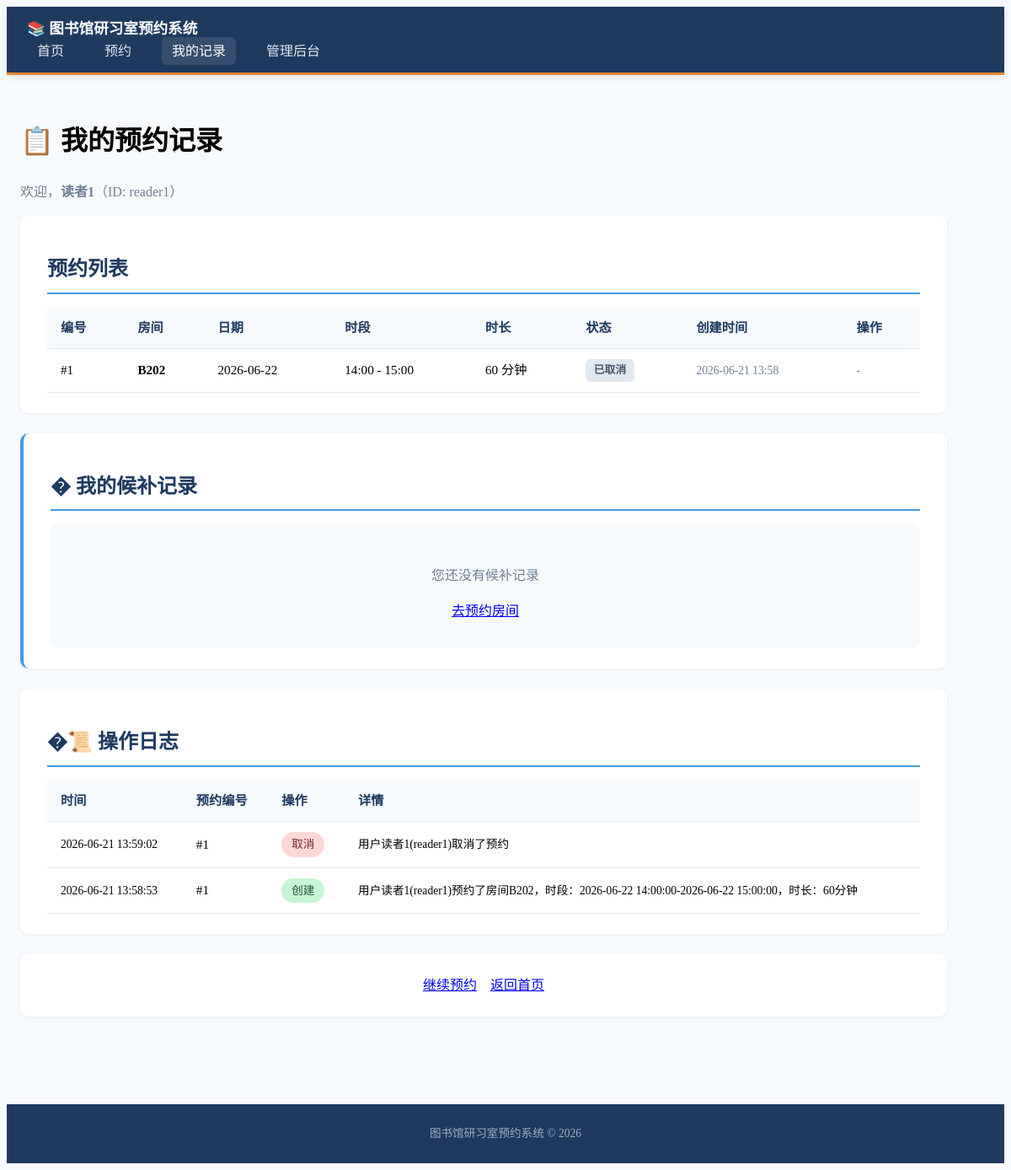
Before: /history with the older database file.
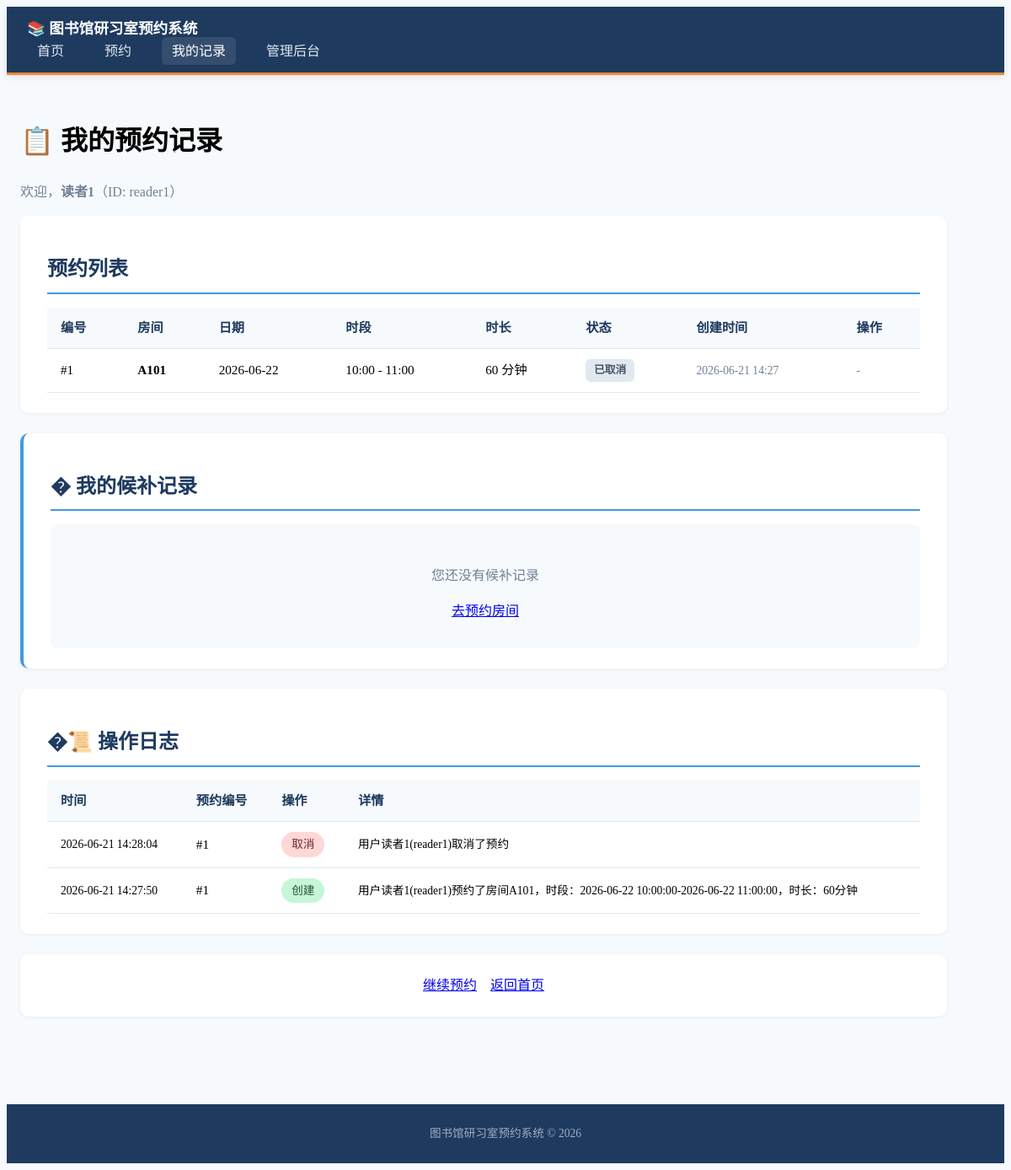
After: the same page with the newer database file.
### models.py (models this page shows)
class Booking(Base):
    __tablename__ = "bookings"
    id = Column(Integer, primary_key=True, index=True)
    room_id = Column(Integer, ForeignKey("rooms.id"), nullable=False)
    user_id = Column(String(100), nullable=False, index=True)
    user_name = Column(String(100), nullable=False)
    start_time = Column(DateTime, nullable=False, index=True)
    end_time = Column(DateTime, nullable=False, index=True)
    status = Column(String(20), nullable=False, default="active")
    created_at = Column(DateTime, default=datetime.now)
    room = relationship("Room", back_populates="bookings")
    logs = relationship("BookingLog", back_populates="booking")

class Room(Base):
    __tablename__ = "rooms"
    id = Column(Integer, primary_key=True, index=True)
    name = Column(String(100), nullable=False)
    capacity = Column(Integer, nullable=False, default=1)
    is_active = Column(Boolean, default=True)
    description = Column(String(500), nullable=True)
    bookings = relationship("Booking", back_populates="room")
    waitlist_entries = relationship("WaitlistEntry", back_populates="room", order_by="WaitlistEntry.created_at")

class BookingLog(Base):
    __tablename__ = "booking_logs"
    id = Column(Integer, primary_key=True, index=True)
    booking_id = Column(Integer, ForeignKey("bookings.id"), nullable=False)
    action = Column(String(50), nullable=False)
    details = Column(Text, nullable=True)
    timestamp = Column(DateTime, default=datetime.now)
    booking = relationship("Booking", back_populates="logs")

### main.py (the view)
@app.get("/history", response_class=HTMLResponse)
async def history(
    request: Request,
    user_id: str = "reader1",
    user_name: str = "读者1",
    db: Session = Depends(get_db)
):
    bookings = db.query(Booking).filter(
        Booking.user_id == user_id
    ).order_by(Booking.created_at.desc()).all()
    logs = db.query(BookingLog).join(Booking).filter(
        Booking.user_id == user_id
    ).order_by(BookingLog.timestamp.desc()).all()
    waitlist_entries_raw = db.query(WaitlistEntry).filter(
        WaitlistEntry.user_id == user_id,
    ).order_by(WaitlistEntry.created_at.desc()).all()
    waitlist_entries = []
    for entry in waitlist_entries_raw:
        pos = get_waitlist_position(db, entry) if entry.status == "waiting" else None
        waitlist_entries.append({
            "entry": entry,
            "position": pos,
        })
    return templates.TemplateResponse("history.html", {
        "request": request,
        "bookings": bookings,
        "logs": logs,
        "waitlist_entries": waitlist_entries,
        "user_id": user_id,
        "user_name": user_name
    })

### templates/history.html (shortened to what the changed rows need)
<!DOCTYPE html>
<html lang="zh-CN">
<head>
    <link rel="stylesheet" href="https://cdn.jsdelivr.net/npm/@picocss/pico@1/css/pico.min.css">
    <link rel="stylesheet" href="/static/style.css">
</head>
<body>
    <main class="container">
        <h1>📋 我的预约记录</h1>
        <p class="muted">欢迎，<strong>{{ user_name }}</strong>（ID: {{ user_id }}）</p>
        <section>
            <h2>预约列表</h2>
            {% if bookings %}
            <div class="table-container">
                <table>
                    <thead>
                        <tr>
                            <th>编号</th>
                            <th>房间</th>
                            <th>日期</th>
                            <th>时段</th>
                            <th>时长</th>
                            <th>状态</th>
                            <th>创建时间</th>
                            <th>操作</th>
                        </tr>
                    </thead>
                    <tbody>
                        {% for b in bookings %}
                        <tr>
                            <td>#{{ b.id }}</td>
                            <td><strong>{{ b.room.name }}</strong></td>
                            <td>{{ b.start_time.strftime('%Y-%m-%d') }}</td>
                            <td>{{ b.start_time.strftime('%H:%M') }} - {{ b.end_time.strftime('%H:%M') }}</td>
                            <td>
                                {% set delta = (b.end_time - b.start_time).total_seconds() / 60 %}
                                {{ '%d' | format(delta) }} 分钟
                            </td>
                            <td>
                                {% if b.status == 'active' %}
                                    <span class="status-badge status-open">进行中/有效</span>
                                {% elif b.status == 'cancelled' %}
                                    <span class="status-badge status-cancelled">已取消</span>
                                {% elif b.status == 'no_show' %}
                                    <span class="status-badge status-noshow">爽约/未到</span>
                                {% else %}
                                    <span class="status-badge">{{ b.status }}</span>
                                {% endif %}
                            </td>
                            <td class="small muted">{{ b.created_at.strftime('%Y-%m-%d %H:%M') }}</td>
                            <td>
                                {% if b.status == 'active' %}
                                <form method="post" action="/book/cancel/{{ b.id }}" onsubmit="return confirm('确定要取消这个预约吗？');">
                                    <input type="hidden" name="user_id" value="{{ user_id }}">
                                    <input type="hidden" name="user_name" value="{{ user_name }}">
                                    <button type="submit" class="secondary small-btn">取消预约</button>
                                </form>
                                {% else %}
                                <span class="muted small">-</span>
                                {% endif %}
                            </td>
                        </tr>
                        {% endfor %}
                    </tbody>
                </table>
            </div>
            {% else %}
            <div class="empty-state">
                <p class="muted">您还没有任何预约记录</p>
                <a href="/book?user_id={{ user_id }}&user_name={{ user_name }}" role="button">去预约房间</a>
            </div>
            {% endif %}
        </section>
        <section class="waitlist-history-section">
            <h2>� 我的候补记录</h2>
            {% if waitlist_entries %}
            <div class="table-container">
                <table>
                    <thead>
                        <tr>
                            <th>编号</th>
                            <th>房间</th>
                            <th>日期</th>
                            <th>候补时段</th>
                            <th>时长</th>
                            <th>状态</th>
                            <th>排队位置</th>
                            <th>加入时间</th>
                            <th>操作</th>
                        </tr>
                    </thead>
                    <tbody>
                        {% for we in waitlist_entries %}
                        {% set entry = we.entry %}
                        <tr>
                            <td>#{{ entry.id }}</td>
                            <td><strong>{{ entry.room.name }}</strong></td>
                            <td>{{ entry.start_time.strftime('%Y-%m-%d') }}</td>
                            <td>{{ entry.start_time.strftime('%H:%M') }} - {{ entry.end_time.strftime('%H:%M') }}</td>
                            <td>
                                {% set delta = (entry.end_time - entry.start_time).total_seconds() / 60 %}
                                {{ '%d' | format(delta) }} 分钟
                            </td>
                            <td>
                                {% if entry.status == 'waiting' %}
                                    <span class="status-badge status-waiting">等待中</span>
                                {% elif entry.status == 'filled' %}
                                    <span class="status-badge status-open">已补位</span>
                                {% elif entry.status == 'cancelled' %}
                                    <span class="status-badge status-cancelled">已取消</span>
                                {% elif entry.status == 'expired' %}
                                    <span class="status-badge status-noshow">已过期</span>
                                {% else %}
                                    <span class="status-badge">{{ entry.status }}</span>
                                {% endif %}
                            </td>
                            <td>
                                {% if we.position %}
                                    <strong class="position-num">第 {{ we.position }} 位</strong>
                                {% else %}
                                    <span class="muted">-</span>
                                {% endif %}
                            </td>
                            <td class="small muted">{{ entry.created_at.strftime('%Y-%m-%d %H:%M') }}</td>
                            <td>
                                {% if entry.status == 'waiting' %}
                                <form method="post" action="/waitlist/cancel/{{ entry.id }}" onsubmit="return confirm('确定要取消这个候补吗？');">
                                    <input type="hidden" name="user_id" value="{{ user_id }}">
                                    <input type="hidden" name="user_name" value="{{ user_name }}">
                                    <button type="submit" class="secondary small-btn">取消候补</button>
                                </form>
                                {% else %}
                                <span class="muted small">-</span>
                                {% endif %}
                            </td>
                        </tr>
                        {% endfor %}
                    </tbody>
                </table>
            </div>
            {% else %}
            <div class="empty-state">
            </div>
            {% endif %}
        </section>
        <section>
            <h2>�📜 操作日志</h2>
            {% if logs %}
            <div class="table-container">
                <table>
                    <thead>
                        <tr>
                            <th>时间</th>
                            <th>预约编号</th>
                            <th>操作</th>
                            <th>详情</th>
                        </tr>
                    </thead>
                    <tbody>
                        {% for log in logs %}
                        <tr>
                            <td class="small">{{ log.timestamp.strftime('%Y-%m-%d %H:%M:%S') }}</td>
                            <td>#{{ log.booking_id }}</td>
                            <td>
                                {% if log.action == 'created' %}
                                    <span class="badge badge-success">创建</span>
                                {% elif log.action == 'cancelled' %}
                                    <span class="badge badge-cancel">取消</span>
                                {% elif log.action == 'no_show' %}
                                    <span class="badge badge-warning">爽约</span>
                                {% elif log.action == 'auto_filled' %}
                                    <span class="badge badge-autofill">自动补位</span>
                                {% else %}
                                    {{ log.action }}
                                {% endif %}
                            </td>
                            <td class="small">{{ log.details }}</td>
                        </tr>
                        {% endfor %}
                    </tbody>
                </table>
            </div>
            {% else %}
            <div class="empty-state">
                <p class="muted">暂无操作日志</p>
            </div>
            {% endif %}
        </section>
        <section class="quick-links">
            <a href="/book?user_id={{ user_id }}&user_name={{ user_name }}" role="button">继续预约</a>
            <a href="/?user_id={{ user_id }}&user_name={{ user_name }}" role="button" class="secondary">返回首页</a>
        </section>
    </main>
</body>
</html>

Changed rows visible on the page:
no longer on this page (row edited): BookingLog: timestamp "2026-06-21 13:59:02", booking_id "1", action "取消", details "用户读者1(reader1)取消了预约"
changed Booking "读者1": room.name "B202" → "A101"; start_time "14:00" → "10:00"; end_time "15:00" → "11:00"; created_at "2026-06-21 13:58" → "2026-06-21 14:27"
added BookingLog: timestamp "2026-06-21 14:28:04", booking_id "1", action "取消", details "用户读者1(reader1)取消了预约"
changed BookingLog: timestamp "2026-06-21 13:58:53" → "2026-06-21 14:27:50"; details "用户读者1(reader1)预约了房间B202，时段：2026-06-22 14:00:00-2026-06-22 15:00:00，时长：60分钟" → "用户读者1(reader1)预约了房间A101，时段：2026-06-22 10:00:00-2026-06-22 11:00:00，时长：60分钟"
